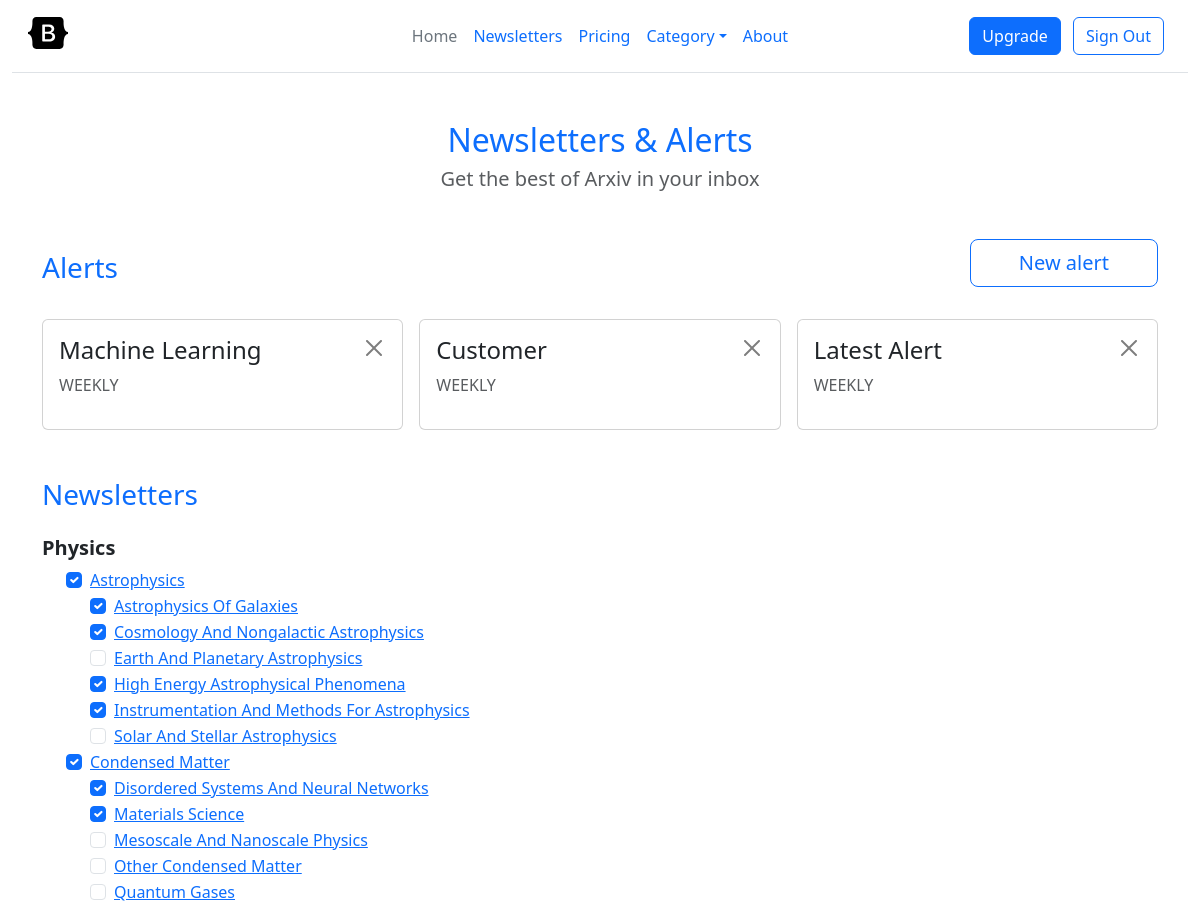
/newsletters/ (signed in, upper part), run on an earlier commit of the app's database.
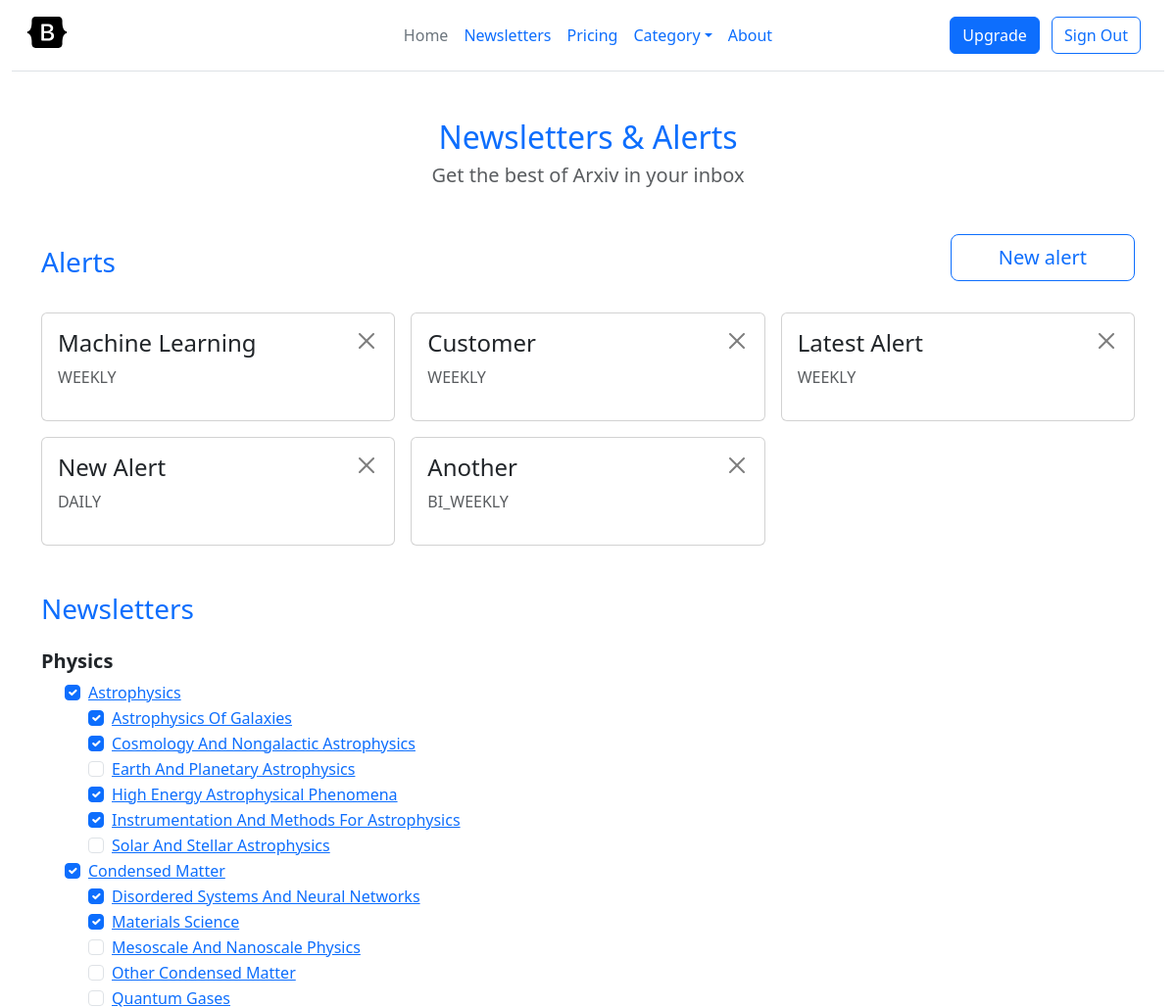
And on a later commit of the database.
### alert/models.py (models this page shows, shortened)
class Alert(models.Model):
    class Schedule(models.TextChoices):
        DAILY = "DAILY", _("Daily")
        WEEKLY = "WEEKLY", _("Weekly")
        BI_WEEKLY = "BI_WEEKLY", _("Bi Weekly")
        TRI_WEEKLY = "TRI_WEEKLY", _("Tri Weekly")
    name = models.CharField(max_length=255)
    user = models.ForeignKey(User, on_delete=models.CASCADE, related_name="alerts")
    schedule = models.CharField(max_length=15, choices=Schedule.choices, default=Schedule.WEEKLY)
    papers = models.ManyToManyField(Paper)
    created_at = models.DateTimeField(auto_now_add=True, editable=False)
    updated_at = models.DateTimeField(auto_now=True)

### newsletter/models.py (models this page shows, shortened)
class PaperTopic(MPTTModel):
    name = models.CharField(max_length=255)
    abbrv = models.CharField(max_length=50, unique=True, null=True)
    parent = TreeForeignKey('self', on_delete=models.SET_NULL, null=True, blank=True, related_name='children')
    created_at = models.DateTimeField(auto_now_add=True)
    updated_at = models.DateTimeField(auto_now=True)
    objects = PaperTopicQuerySet.as_manager()
    class MPTTMeta:
        order_insertion_by = ['name']
        verbose_name_plural = _('Paper topics')
    def get_absolute_url(self):
        return reverse("newsletter:topic_detail", args=(self.abbrv,))

### accounts/models.py (models this page shows, shortened)
class User(AbstractBaseUser, PermissionsMixin):
    email = models.EmailField(
        verbose_name="Email",
        max_length=255,
        unique=True,
    )
    is_active = models.BooleanField(default=False)
    is_admin = models.BooleanField(default=False)
    created_at = models.DateTimeField(auto_now_add=True)
    updated_at = models.DateTimeField(auto_now=True)
    token = models.CharField(max_length=128, unique=True, default=uuid.uuid4)
    verified = models.BooleanField(default=False)
    verification_sent_date = models.DateTimeField(blank=True, null=True)
    subscribed_topics = models.ManyToManyField(PaperTopic, related_name="users", through="Subscription")
    is_paid_subscriber = models.BooleanField(default=False)
    plan = models.ForeignKey(Price, on_delete=models.SET_NULL, null=True)
    customer_id = models.CharField(max_length=300, null=True, blank=True)
    objects = CustomUserManager()
    USERNAME_FIELD = "email"

### newsletter/views.py (the view)
# urls.py: path("newsletters/", views.NewsletterListView.as_view(), name="newsletters"),
class NewsletterListView(ListView):
    model = Newsletter
    template_name = "newsletter/newsletters.html"
    context_object_name = "newsletters"
    def get_context_data(self, **kwargs: Any) -> dict[str, Any]:
        context = super().get_context_data(**kwargs)
        context["alert_form"] = AlertForm
        if self.request.user.is_authenticated:
            context["alerts"] = Alert.objects.filter(user=self.request.user)
        return context

### newsletter/forms.py
class SubscriberEmailForm(forms.Form):
    email = forms.EmailField()

### newsletter/context_processors.py (called while the page is built)
def newsletter(request):
    return {
        "topics": PaperTopic.objects.prefetch_related("children").parents(),
        "subscription_form": SubscriberEmailForm(),
    }

### newsletter/querysets.py (called while the page is built)
    def parents(self):
        return self.filter(level=0)

### newsletter/templates/newsletter/newsletters.html (shortened to what this page needs)
{% extends "base.html" %}
{% load static %}
{% load widget_tweaks %}
{% block content %}
<div class="container">
	<div class="text-center mt-4">
		<h2 class="text-primary">Newsletters & Alerts</h2>
		<h5 class="text-muted">Get the best of Arxiv in your inbox</h5>
	</div>
	{% if user.is_authenticated %}
	<div class="my-5" id="newsletter-header">
		{% if alerts %}
			{% include "alert/partials/_alert_list.html" %}
		{% else %}
			{% include "newsletter/partials/_newsletter_header.html" %}
		{% endif %}
	</div>
	{% endif %}
	<h3 class="text-primary">Newsletters</h3>
	<div id="newsletter-list">
		{% include 'newsletter/partials/_newsletter_list.html' %}
	</div>
</div>
{% endblock %}

### templates/base.html (shortened to what this page needs)
{% load static %}
<!DOCTYPE html>
<html lang="en" class="h-100" data-bs-theme="auto">
	<head>
		<link
			href="{% static 'bootstrap/css/bootstrap.min.css' %}"
			rel="stylesheet"
		/>
		<link
			href="{% static 'bootstrap-icons/bootstrap-icons.min.css' %}"
			rel="stylesheet"
		/>
	</head>
	<body class="d-flex flex-column h-100">
		{% include "partials/_header.html" %}
		{% block content %}
    {% endblock %}
	</body>
</html>

### templates/partials/_header.html (shortened to what this page needs)
{% load static %} {% load widget_tweaks %} {% load mptt_tags %}
<div class="container-fluid">
	<header
		class="d-flex flex-wrap align-items-center justify-content-center justify-content-md-between px-sm-0 py-3 p-md-3 mb-4 border-bottom"
	>
		<div class="col-md-3 mb-2 mb-md-0">
			<a
				href="/"
				class="d-inline-flex link-body-emphasis text-decoration-none"
			>
				<svg
					class="bi"
					width="40"
					height="32"
					role="img"
					aria-label="Bootstrap"
				>
					<use xlink:href="#bootstrap"></use>
				</svg>
			</a>
		</div>
		<ul
			class="nav nav-pill col-12 col-md-auto mb-2 justify-content-center mb-md-0"
		>
			<li>
				<a href="/" class="nav-link active px-2 link-secondary">Home</a>
			</li>
			<li>
				<a
					href="{% url 'newsletter:newsletters' %}"
					class="nav-link px-2"
					>Newsletters</a
				>
			</li>
			<li>
				<a href="{% url 'subscription:pricing' %}" class="nav-link px-2"
					>Pricing</a
				>
			</li>
			<li class="dropdown">
				<a
					href="#"
					class="nav-link px-2 dropdown-toggle"
					href="#"
					role="button"
					data-bs-toggle="dropdown"
					aria-expanded="false"
					>Category</a
				>
			</li>
			<li><a href="#" class="nav-link px-2">About</a></li>
		</ul>
		{% if user.is_authenticated %}
		<div class="col-md-3 text-end">
			{% if user.is_paid_subscriber %}
			<a
				href="{% url 'subscription:billing-portal' %}"
				class="btn btn-primary me-2"
				>Upgrade</a
			>
			{% else %}
			<a
				href="{% url 'subscription:pricing' %}"
				class="btn btn-primary me-2"
				>Upgrade</a
			>
			{% endif %}
			<a
				href="{% url 'accounts:logout' %}"
				class="btn btn-outline-primary me-2"
				>Sign Out</a
			>
		</div>
		{% endif %}
	</header>
</div>

### templates/partials/_messages.html (shortened to what this page needs)
{% load static %}

### alert/templates/alert/partials/_alert_list.html (shortened to what this page needs)
{% load static %}
<div class="row g-3">
    <div class="d-flex justify-content-between align-items-center ">
        <h3 class="text-primary">Alerts</h3>
        <button
            type="button"
            class="btn btn-outline-primary px-5 mb-3 btn-lg"
            data-bs-toggle="modal"
            data-bs-target="#createAlertId"
        >
            New alert
        </button>
    </div>
    {% for alert in alerts %}
    <div class="col-md-4">
        <form hx-confirm="Are you sure?">
            <div class="card">
                <div class="card-body">
                    <div class="d-flex justify-content-between">
                        <h4 class="card-title">{{ alert.name|title }}</h4>
                        <button type="button" class="btn-close" aria-label="Close" hx-delete="{% url "alert:delete-alert" alert.id %}" hx-target="#newsletter-header"></button>
                    </div>
                    <p class="text-muted">{{ alert.schedule }}</p>
                </div>
            </div>
        </form>
    </div>
    {% endfor %}
</div>

### newsletter/templates/newsletter/partials/_newsletter_list.html (shortened to what this page needs)
{% load static %}
{% load django_htmx %}
<form >
	<div class="my-4">
		{% for topic in topics %}
		{% if not topic.is_not_leaf_node %}
		<div>
			<div class="d-flex justify-content-between">
				<h5 class="fw-semibold">{{ topic.name|title }}</h5>
			</div>
			<div id="{{ topic.abbrv }}" class="ms-4">
				{% for subtopic in topic.get_children %}
				{% if not subtopic.is_not_leaf_node %}
				<div class="d-flex justify-content-between">
					<div class="form-check">
						<input
							class="form-check-input"
							name="categories"
							type="checkbox"
							value="{{ subtopic.abbrv }}"
							id="defaultCheck1"
							hx-trigger="click"
							hx-post="{% url 'newsletter:topic-subscription' subtopic.abbrv %}"
							hx-target="#newsletter-list"
							{% if user.is_authenticated and subtopic in user.subscribed_topics.all %} checked {% endif %}
						/>
						<label class="form-check-label" for="defaultCheck1">
							<a href="{{ subtopic.get_absolute_url }}">{{ subtopic.name|title }}</a>
						</label>
					</div>
				</div>
				<div id="{{ subsubtopic.abbrv }}" class="ms-4">
					{% for subsubtopic in subtopic.get_children %}
					<div class="form-check">
						<input
							class="form-check-input"
							name="categories"
							type="checkbox"
							value="{{ subsubtopic.abbrv }}"
							id="defaultCheck1"
							hx-trigger="click"
							hx-post="{% url 'newsletter:topic-subscription' subsubtopic.abbrv %}"
							hx-target="#newsletter-list"
							{% if user.is_authenticated and subsubtopic in user.subscribed_topics.all %} checked {% endif %}
						/>
						<label class="form-check-label" for="{{ subsubtopic.abbrv }}">
							<a href="{{ subsubtopic.get_absolute_url }}">{{ subsubtopic.name|title }}</a>
						</label>
					</div>
					{% endfor %}
				</div>
				{% endif %}
				{% endfor %}
			</div>
		</div>
		{% endif %}
		{% endfor %}
	</div>
</form>

### alert/templates/alert/partials/_create_alert_modal.html (shortened to what this page needs)
{% load static %}
{% load widget_tweaks %}
{% load django_htmx %}

### templates/partials/_footer.html (shortened to what this page needs)
{% load static %}
{% load widget_tweaks %}

What changed in the data, as far as the page shows it:
added Alert: name "New Alert", schedule "DAILY"
added Alert: name "Another", schedule "BI_WEEKLY"
